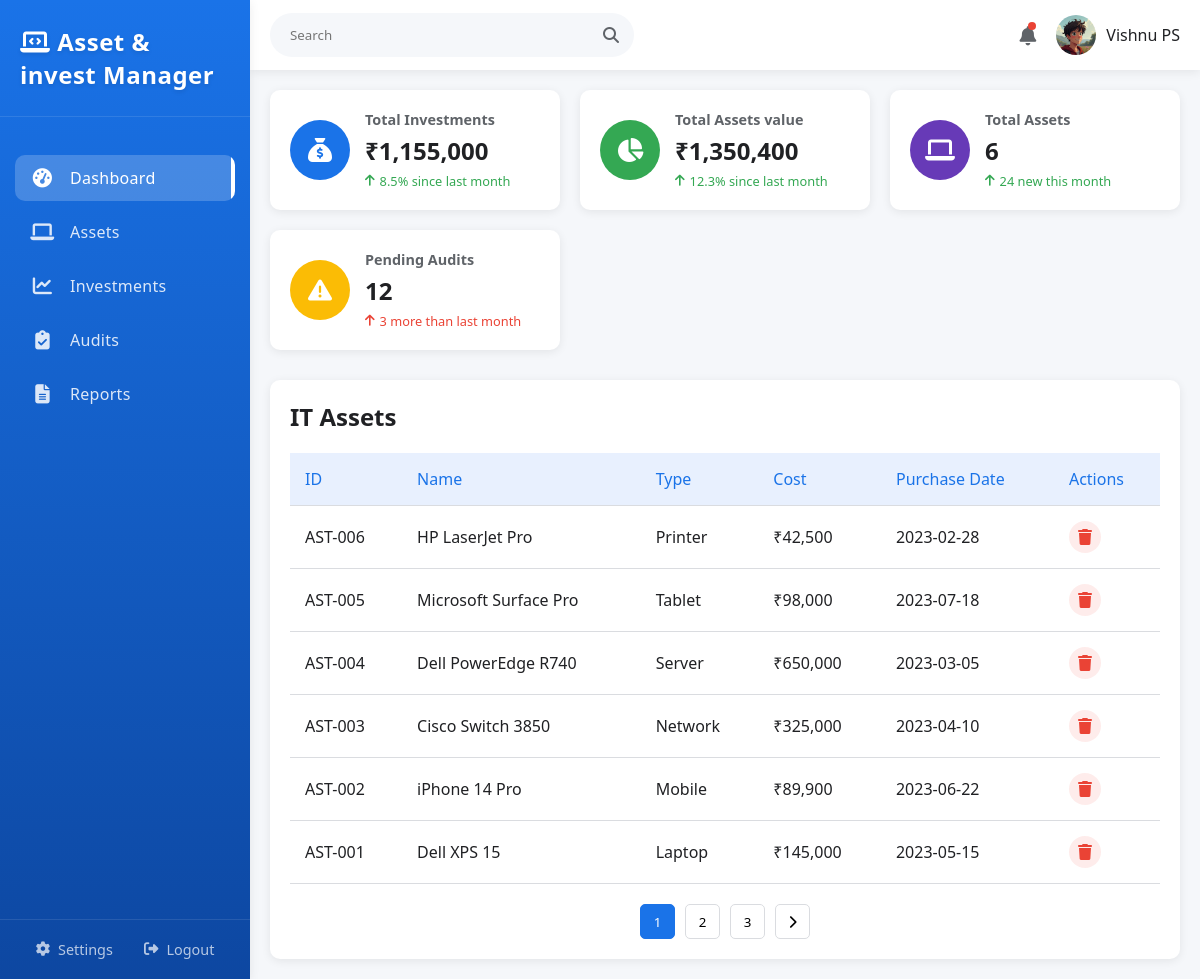
/dashboard.php (signed in), run on the app's committed database.
### tables this page shows
CREATE TABLE `assets` (
  `id` int(11) NOT NULL,
  `asset_id` varchar(20) NOT NULL,
  `name` varchar(255) NOT NULL,
  `type` varchar(50) NOT NULL,
  `cost` decimal(12,2) NOT NULL,
  `purchase_date` date NOT NULL,
  `status` varchar(20) NOT NULL DEFAULT 'Active',
  `assigned_to` varchar(255) DEFAULT NULL,
  `location` varchar(100) DEFAULT NULL,
  `created_at` timestamp NOT NULL DEFAULT current_timestamp(),
  `user_id` int(11) DEFAULT NULL
);

### dashboard.php (the view, shortened to what this page needs)
<?php
include('config.php');
$user_id = $_SESSION['user_id'];
$investmentQuery = "SELECT SUM(budget) as total_investment FROM investments WHERE user_id = ?";
$investmentStmt = $conn->prepare($investmentQuery);
$investmentStmt->bind_param('i', $user_id);
$investmentStmt->execute();
$investmentResult = $investmentStmt->get_result();
$investmentData = $investmentResult->fetch_assoc();
$totalInvestment = number_format($investmentData['total_investment']);
$assetsValueQuery = "SELECT SUM(cost) as total_assets_value FROM assets WHERE user_id = ?";
$assetsValueStmt = $conn->prepare($assetsValueQuery);
$assetsValueStmt->bind_param('i', $user_id);
$assetsValueStmt->execute();
$assetsValueResult = $assetsValueStmt->get_result();
$assetsValueData = $assetsValueResult->fetch_assoc();
$totalAssetsValue = number_format($assetsValueData['total_assets_value']);
$assetsQuery = "SELECT COUNT(*) as total_assets FROM assets WHERE user_id = ?";
$assetsStmt = $conn->prepare($assetsQuery);
$assetsStmt->bind_param('i', $user_id);
$assetsStmt->execute();
$assetsResult = $assetsStmt->get_result();
$assetsData = $assetsResult->fetch_assoc();
$totalAssets = $assetsData['total_assets'];
$auditsQuery = "SELECT COUNT(*) as pending_audits FROM audits WHERE status = 'Pending'";
$auditsResult = $conn->query($auditsQuery);
$auditsData = $auditsResult->fetch_assoc();
$pendingAudits = $auditsData['pending_audits'];
$assetsTableQuery = "SELECT * FROM assets WHERE user_id = ? ORDER BY id DESC LIMIT 6";
$stmt = $conn->prepare($assetsTableQuery);
$stmt->bind_param("i", $user_id);
$stmt->execute();
$assetsTableResult = $stmt->get_result();
?>
<!DOCTYPE HTML>
<head>
    <link rel="stylesheet" href="styles.css">
    <link rel="stylesheet" href="https://cdnjs.cloudflare.com/ajax/libs/font-awesome/6.4.0/css/all.min.css">
</head>
<body>
    <div class="container">
    <nav class="sidebar">
        <div class="logo">
            <h2><i class="fas fa-laptop-code"></i> Asset & invest Manager</h2>
        </div>
        <ul class="nav-links">
            <li class="active"><a href="#"><i class="fas fa-tachometer-alt"></i> Dashboard</a></li>
            <li><a href="assets.php"><i class="fas fa-laptop"></i> Assets</a></li>
            <li><a href="investments.php"><i class="fas fa-chart-line"></i> Investments</a></li>
            <li><a href="audits.html"><i class="fas fa-clipboard-check"></i> Audits</a></li>
            <li><a href="reports.html"><i class="fas fa-file-alt"></i> Reports</a></li>
        </ul>
        <div class="sidebar-footer">
            <a href="settings.html"><i class="fas fa-cog"></i> Settings</a>
            <a href="logout.php"><i class="fas fa-sign-out-alt"></i> Logout</a>
        </div>
    </nav>
        <main class="main-content">
            <div class="top-bar">
                <div class="search-bar">
                    <input type="text" placeholder="Search">
                    <i class="fas fa-search"></i>
                </div>
                <div class="user-profile">
                    <span class="notification-icon"><i class="fas fa-bell"></i></span>
                    <div class="profile-img">
                        <img src="profile.jpeg" alt="User Profile">
                    </div>
                    <span class="user-name"><?php echo $_SESSION['full_name'];?> </span>
                </div>
            </div>
            <div class="dashboard-content">
                <div class="summary-cards">
                    <div class="card">
                        <div class="card-icon blue">
                            <i class= "fa-solid fa-sack-dollar"></i>
                        </div>
                        <div class="card-info">
                            <h3>Total Investments</h3>
                            <p class="value">₹<?php echo $totalInvestment; ?></p>
                            <p class="change positive"><i class="fas fa-arrow-up"></i> 8.5% since last month</p>
                        </div>
                    </div>
                    <div class="card">
                        <div class="card-icon green">
                            <i class="fas fa-chart-pie"></i>
                        </div>
                        <div class="card-info">
                            <h3>Total Assets value</h3>
                            <p class="value">₹<?php echo $totalAssetsValue; ?></p>
                            <p class="change positive"><i class="fas fa-arrow-up"></i> 12.3% since last month</p>
                        </div>
                    </div>
                    <div class="card">
                        <div class="card-icon purple">
                            <i class="fas fa-laptop"></i>
                        </div>
                        <div class="card-info">
                            <h3>Total Assets</h3>
                            <p class="value"><?php echo $totalAssets; ?></p>
                            <p class="change positive"><i class="fas fa-arrow-up"></i> 24 new this month</p>
                        </div>
                    </div>
                    <div class="card">
                        <div class="card-icon orange">
                            <i class="fas fa-exclamation-triangle"></i>
                        </div>
                        <div class="card-info">
                            <h3>Pending Audits</h3>
                            <p class="value"><?php echo $pendingAudits; ?></p>
                            <p class="change negative"><i class="fas fa-arrow-up"></i> 3 more than last month</p>
                        </div>
                    </div>
                </div>
                <div class="table-section">
                    <div class="table-header">
                        <h2>IT Assets</h2>
                    </div>
                    <div class="table-container">
                        <table class="assets-table">
                            <thead>
                                <tr>
                                    <th>ID</th>
                                    <th>Name</th>
                                    <th>Type</th>
                                    <th>Cost</th>
                                    <th>Purchase Date</th>
                                    <th>Actions</th>
                                </tr>
                            </thead>
                            <tbody>
                                <?php while($asset = $assetsTableResult->fetch_assoc()): ?>
                                <tr>
                                    <td><?php echo $asset['asset_id']; ?></td>
                                    <td><?php echo $asset['name']; ?></td>
                                    <td><?php echo $asset['type']; ?></td>
                                    <td>₹<?php echo number_format($asset['cost']); ?></td>
                                    <td><?php echo $asset['purchase_date']; ?></td>
                                    <td>
                                        <button class="action-btn delete" data-id="<?php echo $asset['id']; ?>"><i class="fas fa-trash"></i></button>
                                    </td>
                                </tr>
                                <?php endwhile; ?>
                            </tbody>
                        </table>
                    </div>
                    <div class="pagination">
                        <button class="page-btn active">1</button>
                        <button class="page-btn">2</button>
                        <button class="page-btn">3</button>
                        <button class="page-btn next"><i class="fas fa-chevron-right"></i></button>
                    </div>
                </div>
            </div>
        </main>
    </div>
</body>
</html>

### data on the page
assets: asset "AST-006", name "HP LaserJet Pro", type "Printer", cost "42,500", purchase_date "2023-02-28"
assets: asset "AST-005", name "Microsoft Surface Pro", type "Tablet", cost "98,000", purchase_date "2023-07-18"
assets: asset "AST-004", name "Dell PowerEdge R740", type "Server", cost "650,000", purchase_date "2023-03-05"
assets: asset "AST-003", name "Cisco Switch 3850", type "Network", cost "325,000", purchase_date "2023-04-10"
assets: asset "AST-002", name "iPhone 14 Pro", type "Mobile", cost "89,900", purchase_date "2023-06-22"
assets: asset "AST-001", name "Dell XPS 15", type "Laptop", cost "145,000", purchase_date "2023-05-15"

### other printed values
$_SESSION['full_name'] "Vishnu PS"
$totalInvestment "1,155,000"
$totalAssetsValue "1,350,400"
$totalAssets "6"
$pendingAudits "12"
